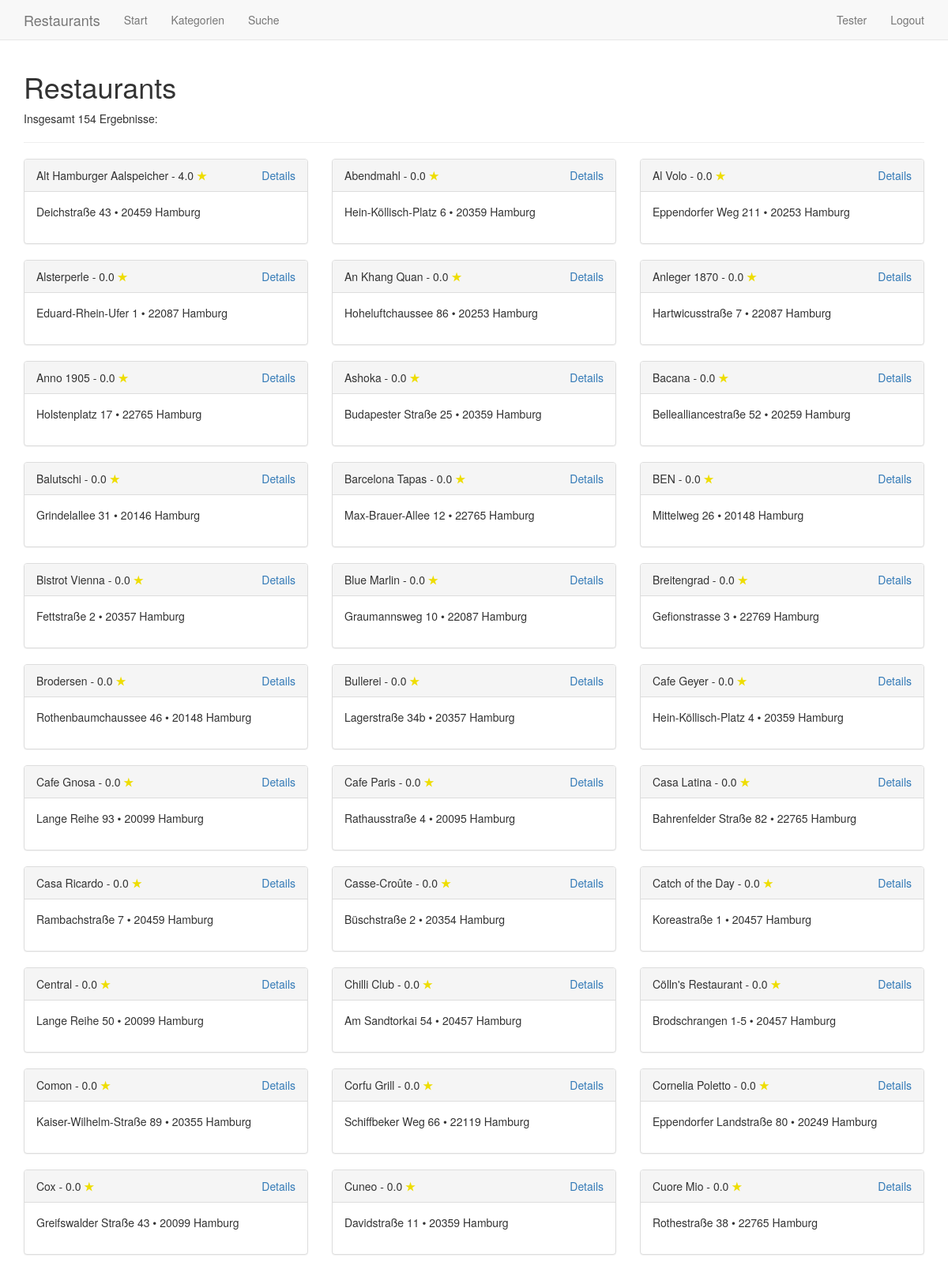
The app's page /restaurants (signed in, upper part) with its own data.
### tables this page shows
CREATE TABLE user (
	id INTEGER PRIMARY KEY,
	name TEXT,
	email TEXT,
	password TEXT
);

CREATE TABLE rating (
	id INTEGER PRIMARY KEY,
	restaurant_id INTEGER,
	user_id INTEGER,
	rating INTEGER,
	text TEXT
);

CREATE TABLE restaurant (
        id INTEGER PRIMARY KEY,
        name TEXT,
        description TEXT,
        url TEXT,
        street TEXT,
        city TEXT,
        zip INTEGER      
);

### application.py (the view)
@app.route('/')
@app.route('/restaurants')
def restaurants(): # Liste aller Restaurants anzeigen
	restaurants = query_db('SELECT *, COALESCE(ROUND(AVG(rating), 1), 0.0) as avg_rating FROM restaurant LEFT JOIN rating ON rating.restaurant_id = restaurant.id GROUP BY restaurant.id ORDER BY avg_rating DESC')
	return render_template('restaurants.html', restaurants=restaurants, result_count=len(restaurants), session_user=get_user(session.get('user_id')))

### application.py (called while the page is built)
def get_db():
	db = getattr(g, '_database', None)
	if db is None:
		db = g._database = sqlite3.connect(DATABASE)
	db.row_factory = sqlite3.Row
	return db

@app.teardown_appcontext
def close_connection(exception):
	db = getattr(g, '_database', None)
	if db is not None:
		db.close()

def query_db(query, args=(), one=False):
	cur = get_db().execute(query, args)
	rv = cur.fetchall()
	cur.close()
	return (rv[0] if rv else None) if one else rv

def get_user(user_id): # Einen User anhand seiner ID aus der Datenbank holen
	if user_id != None:
		user = query_db('SELECT * FROM user WHERE id = ?', (user_id,), True)
	else:
		user = None
	return user

### templates/restaurants.html
{% extends "layout.html" %}
{% block navigation %}{{ super( ) }}{% endblock %}
{% block content %}
	<h1>Restaurants</h1>
	<p>
		Insgesamt {{ result_count }} Ergebnisse:
	</p>
	<hr>
	<div class="row">
	{% for restaurant in restaurants %}
		<div class="col-xs-12 col-sm-6 col-md-4">
			<div class="panel panel-default">
				<div class="panel-heading">
					{{ restaurant['name'] }} - {{ restaurant['avg_rating'] }} <span style="color: #ED0;"><strong>&#9733;</strong></span>
					<span class="pull-right"><a href="{{ url_for('.detail', restaurant_id=restaurant['id']) }}">Details</a></span>
				</div>
				<div class="panel-body" style="height: 65px;">
					{{ restaurant['street'] }} &bull; {{ restaurant['zip'] }} {{ restaurant['city'] }}
				</div>
			</div>
		</div>
	{% endfor %}
	</div>
{% endblock %}

### templates/layout.html (shortened to what this page needs)
<!doctype html>
<html>
	<head>
		<link rel="stylesheet" href="{{ url_for('static', filename='bootstrap.min.css') }}">
	</head>
	<body style="padding-top: 70px;">
		{% block navigation %}
		<nav class="navbar navbar-default navbar-fixed-top">
			<div class="container">
				<div class="navbar-header">
					<a class="navbar-brand" href="{{ url_for('.restaurants') }}">Restaurants</a>
				</div>
				<div id="navbar" class="navbar-collapse collapse">
					<ul class="nav navbar-nav">
						<li><a href="{{ url_for('.restaurants') }}">Start</a></li>
						<li><a href="{{ url_for('.categories') }}">Kategorien</a></li>
						<li><a href="{{ url_for('.search_form') }}">Suche</a></li>
					</ul>
					<ul class="nav navbar-nav navbar-right">
						{% if session_user != None %}
						<li><a href="{{ url_for('.user', user_id=session_user['id']) }}">{{ session_user['name'] }}</a></li>
						<li><a href="{{ url_for('.logout') }}">Logout</a></li>
						{% else %}
						<li><a href="{{ url_for('.register_form') }}">Registrieren</a></li>
						<li><a href="{{ url_for('.login_form') }}">Login</a></li>
						{% endif %}
					</ul>
				</div>
			</div>
		</nav>
		{% endblock %}
		<div class="container">
			{% block content %}{% endblock %}
		</div>
	</body>
</html>

### records on screen
user: name "Tester"
rating: name "Alt Hamburger Aalspeicher", avg_rating "4.0", street "Deichstraße 43", zip "20459", city "Hamburg"
restaurant: name "Abendmahl", avg_rating "0.0", street "Hein-Köllisch-Platz 6", zip "20359", city "Hamburg"
restaurant: name "Al Volo", avg_rating "0.0", street "Eppendorfer Weg 211", zip "20253", city "Hamburg"
restaurant: name "Alsterperle", avg_rating "0.0", street "Eduard-Rhein-Ufer 1", zip "22087", city "Hamburg"
restaurant: name "An Khang Quan", avg_rating "0.0", street "Hoheluftchaussee 86", zip "20253", city "Hamburg"
restaurant: name "Anleger 1870", avg_rating "0.0", street "Hartwicusstraße 7", zip "22087", city "Hamburg"
restaurant: name "Anno 1905", avg_rating "0.0", street "Holstenplatz 17", zip "22765", city "Hamburg"
restaurant: name "Ashoka", avg_rating "0.0", street "Budapester Straße 25", zip "20359", city "Hamburg"
restaurant: name "Bacana", avg_rating "0.0", street "Bellealliancestraße 52", zip "20259", city "Hamburg"
restaurant: name "Balutschi", avg_rating "0.0", street "Grindelallee 31", zip "20146", city "Hamburg"
restaurant: name "Barcelona Tapas", avg_rating "0.0", street "Max-Brauer-Allee 12", zip "22765", city "Hamburg"
restaurant: name "BEN", avg_rating "0.0", street "Mittelweg 26", zip "20148", city "Hamburg"
restaurant: name "Bistrot Vienna", avg_rating "0.0", street "Fettstraße 2", zip "20357", city "Hamburg"
restaurant: name "Blue Marlin", avg_rating "0.0", street "Graumannsweg 10", zip "22087", city "Hamburg"
restaurant: name "Breitengrad", avg_rating "0.0", street "Gefionstrasse 3", zip "22769", city "Hamburg"
restaurant: name "Brodersen", avg_rating "0.0", street "Rothenbaumchaussee 46", zip "20148", city "Hamburg"
restaurant: name "Bullerei", avg_rating "0.0", street "Lagerstraße 34b", zip "20357", city "Hamburg"
restaurant: name "Cafe Geyer", avg_rating "0.0", street "Hein-Köllisch-Platz 4", zip "20359", city "Hamburg"
restaurant: name "Cafe Gnosa", avg_rating "0.0", street "Lange Reihe 93", zip "20099", city "Hamburg"
restaurant: name "Cafe Paris", avg_rating "0.0", street "Rathausstraße 4", zip "20095", city "Hamburg"
restaurant: name "Casa Latina", avg_rating "0.0", street "Bahrenfelder Straße 82", zip "22765", city "Hamburg"
restaurant: name "Casa Ricardo", avg_rating "0.0", street "Rambachstraße 7", zip "20459", city "Hamburg"
restaurant: name "Casse-Croûte", avg_rating "0.0", street "Büschstraße 2", zip "20354", city "Hamburg"
restaurant: name "Catch of the Day", avg_rating "0.0", street "Koreastraße 1", zip "20457", city "Hamburg"
restaurant: name "Central", avg_rating "0.0", street "Lange Reihe 50", zip "20099", city "Hamburg"
restaurant: name "Chilli Club", avg_rating "0.0", street "Am Sandtorkai 54", zip "20457", city "Hamburg"
restaurant: name "Cölln's Restaurant", avg_rating "0.0", street "Brodschrangen 1-5", zip "20457", city "Hamburg"
restaurant: name "Comon", avg_rating "0.0", street "Kaiser-Wilhelm-Straße 89", zip "20355", city "Hamburg"
restaurant: name "Corfu Grill", avg_rating "0.0", street "Schiffbeker Weg 66", zip "22119", city "Hamburg"
restaurant: name "Cornelia Poletto", avg_rating "0.0", street "Eppendorfer Landstraße 80", zip "20249", city "Hamburg"
restaurant: name "Cox", avg_rating "0.0", street "Greifswalder Straße 43", zip "20099", city "Hamburg"
restaurant: name "Cuneo", avg_rating "0.0", street "Davidstraße 11", zip "20359", city "Hamburg"
restaurant: name "Cuore Mio", avg_rating "0.0", street "Rothestraße 38", zip "22765", city "Hamburg"

### other values on screen
{{ result_count }} "154"
